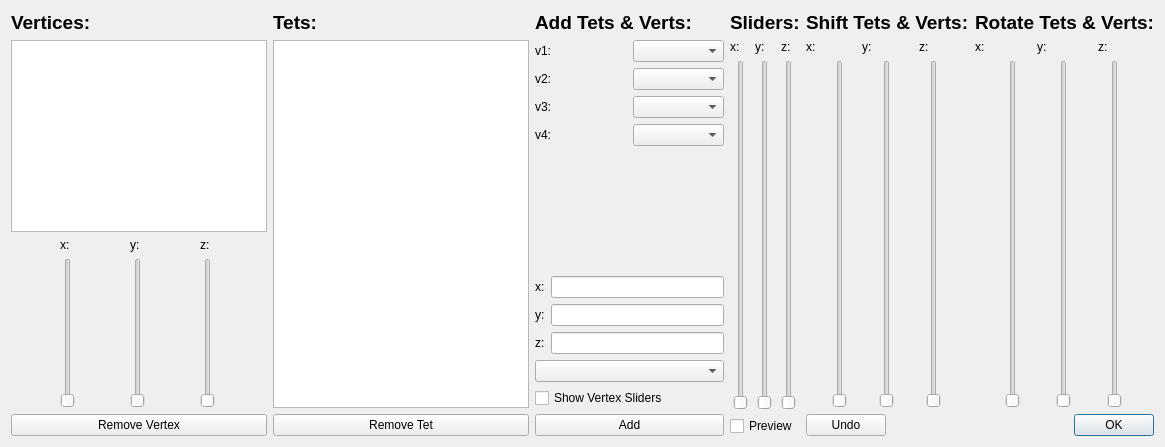
<?xml version="1.0" encoding="UTF-8"?>
<ui version="4.0">
 <class>AddTetDialog</class>
 <widget class="QDialog" name="AddTetDialog">
  <property name="geometry">
   <rect>
    <x>0</x>
    <y>0</y>
    <width>1165</width>
    <height>447</height>
   </rect>
  </property>
  <property name="windowTitle">
   <string>Dialog</string>
  </property>
  <layout class="QHBoxLayout" name="horizontalLayout_12">
   <item>
    <layout class="QVBoxLayout" name="verticalLayout_12">
     <item>
      <widget class="QLabel" name="label">
       <property name="text">
        <string>&lt;html&gt;&lt;head/&gt;&lt;body&gt;&lt;p&gt;&lt;span style=&quot; font-size:14pt; font-weight:600;&quot;&gt;Vertices:&lt;/span&gt;&lt;/p&gt;&lt;/body&gt;&lt;/html&gt;</string>
       </property>
      </widget>
     </item>
     <item>
      <widget class="QListWidget" name="listWidget">
       <property name="batchSize">
        <number>100</number>
       </property>
      </widget>
     </item>
     <item>
      <layout class="QHBoxLayout" name="horizontalLayout_7">
       <item>
        <layout class="QVBoxLayout" name="verticalLayout_5">
         <item>
          <widget class="QLabel" name="label_19">
           <property name="text">
            <string>x:</string>
           </property>
          </widget>
         </item>
         <item>
          <widget class="QSlider" name="verticalSlider_vertEditX">
           <property name="orientation">
            <enum>Qt::Vertical</enum>
           </property>
          </widget>
         </item>
        </layout>
       </item>
       <item>
        <layout class="QVBoxLayout" name="verticalLayout_7">
         <item>
          <widget class="QLabel" name="label_20">
           <property name="text">
            <string>y:</string>
           </property>
          </widget>
         </item>
         <item>
          <widget class="QSlider" name="verticalSlider_vertEditY">
           <property name="orientation">
            <enum>Qt::Vertical</enum>
           </property>
          </widget>
         </item>
        </layout>
       </item>
       <item>
        <layout class="QVBoxLayout" name="verticalLayout_9">
         <item>
          <widget class="QLabel" name="label_21">
           <property name="text">
            <string>z:</string>
           </property>
          </widget>
         </item>
         <item>
          <widget class="QSlider" name="verticalSlider_vertEditZ">
           <property name="orientation">
            <enum>Qt::Vertical</enum>
           </property>
          </widget>
         </item>
        </layout>
       </item>
      </layout>
     </item>
     <item>
      <widget class="QPushButton" name="pushButton_removeVert">
       <property name="text">
        <string>Remove Vertex</string>
       </property>
      </widget>
     </item>
    </layout>
   </item>
   <item>
    <layout class="QVBoxLayout" name="verticalLayout_6">
     <item>
      <widget class="QLabel" name="label_2">
       <property name="text">
        <string>&lt;html&gt;&lt;head/&gt;&lt;body&gt;&lt;p&gt;&lt;span style=&quot; font-size:14pt; font-weight:600;&quot;&gt;Tets:&lt;/span&gt;&lt;/p&gt;&lt;/body&gt;&lt;/html&gt;</string>
       </property>
      </widget>
     </item>
     <item>
      <widget class="QListWidget" name="listWidget_tets"/>
     </item>
     <item>
      <widget class="QPushButton" name="pushButton_removeTet">
       <property name="text">
        <string>Remove Tet</string>
       </property>
      </widget>
     </item>
    </layout>
   </item>
   <item>
    <layout class="QVBoxLayout" name="verticalLayout_21">
     <item>
      <widget class="QLabel" name="label_10">
       <property name="text">
        <string>&lt;html&gt;&lt;head/&gt;&lt;body&gt;&lt;p&gt;&lt;span style=&quot; font-size:14pt; font-weight:600;&quot;&gt;Add Tets &amp;amp; Verts:&lt;/span&gt;&lt;/p&gt;&lt;/body&gt;&lt;/html&gt;</string>
       </property>
       <property name="textFormat">
        <enum>Qt::AutoText</enum>
       </property>
      </widget>
     </item>
     <item>
      <layout class="QHBoxLayout" name="horizontalLayout_5">
       <item>
        <layout class="QVBoxLayout" name="verticalLayout_20">
         <item>
          <widget class="QLabel" name="label_6">
           <property name="text">
            <string>v1: </string>
           </property>
          </widget>
         </item>
         <item>
          <widget class="QLabel" name="label_7">
           <property name="text">
            <string>v2: </string>
           </property>
          </widget>
         </item>
         <item>
          <widget class="QLabel" name="label_8">
           <property name="text">
            <string>v3:</string>
           </property>
          </widget>
         </item>
         <item>
          <widget class="QLabel" name="label_9">
           <property name="text">
            <string>v4:</string>
           </property>
          </widget>
         </item>
        </layout>
       </item>
       <item>
        <layout class="QVBoxLayout" name="verticalLayout_19">
         <item>
          <widget class="QComboBox" name="comboBox"/>
         </item>
         <item>
          <widget class="QComboBox" name="comboBox_2"/>
         </item>
         <item>
          <widget class="QComboBox" name="comboBox_3"/>
         </item>
         <item>
          <widget class="QComboBox" name="comboBox_4"/>
         </item>
        </layout>
       </item>
      </layout>
     </item>
     <item>
      <spacer name="verticalSpacer">
       <property name="orientation">
        <enum>Qt::Vertical</enum>
       </property>
       <property name="sizeHint" stdset="0">
        <size>
         <width>20</width>
         <height>40</height>
        </size>
       </property>
      </spacer>
     </item>
     <item>
      <layout class="QHBoxLayout" name="horizontalLayout_2">
       <item>
        <layout class="QVBoxLayout" name="verticalLayout_2">
         <item>
          <widget class="QLabel" name="label_3">
           <property name="text">
            <string>x:</string>
           </property>
          </widget>
         </item>
         <item>
          <widget class="QLabel" name="label_4">
           <property name="text">
            <string>y:</string>
           </property>
          </widget>
         </item>
         <item>
          <widget class="QLabel" name="label_5">
           <property name="text">
            <string>z:</string>
           </property>
          </widget>
         </item>
        </layout>
       </item>
       <item>
        <layout class="QVBoxLayout" name="verticalLayout">
         <item>
          <widget class="QLineEdit" name="lineEdit">
           <property name="enabled">
            <bool>true</bool>
           </property>
           <property name="text">
            <string/>
           </property>
           <property name="alignment">
            <set>Qt::AlignRight|Qt::AlignTrailing|Qt::AlignVCenter</set>
           </property>
          </widget>
         </item>
         <item>
          <widget class="QLineEdit" name="lineEdit_2">
           <property name="text">
            <string/>
           </property>
           <property name="alignment">
            <set>Qt::AlignRight|Qt::AlignTrailing|Qt::AlignVCenter</set>
           </property>
          </widget>
         </item>
         <item>
          <widget class="QLineEdit" name="lineEdit_3">
           <property name="text">
            <string/>
           </property>
           <property name="alignment">
            <set>Qt::AlignRight|Qt::AlignTrailing|Qt::AlignVCenter</set>
           </property>
          </widget>
         </item>
        </layout>
       </item>
      </layout>
     </item>
     <item>
      <widget class="QComboBox" name="comboBox_9"/>
     </item>
     <item>
      <widget class="QCheckBox" name="checkBox_sliderShow">
       <property name="text">
        <string>Show Vertex Sliders</string>
       </property>
      </widget>
     </item>
     <item>
      <widget class="QPushButton" name="pushButton_add">
       <property name="text">
        <string>Add</string>
       </property>
      </widget>
     </item>
    </layout>
   </item>
   <item>
    <layout class="QVBoxLayout" name="verticalLayout_4">
     <item>
      <widget class="QLabel" name="label_15">
       <property name="text">
        <string>&lt;html&gt;&lt;head/&gt;&lt;body&gt;&lt;p&gt;&lt;span style=&quot; font-size:14pt; font-weight:600;&quot;&gt;Sliders:&lt;/span&gt;&lt;/p&gt;&lt;/body&gt;&lt;/html&gt;</string>
       </property>
      </widget>
     </item>
     <item>
      <layout class="QVBoxLayout" name="verticalLayout_3">
       <item>
        <layout class="QHBoxLayout" name="horizontalLayout_4">
         <item>
          <widget class="QLabel" name="label_16">
           <property name="text">
            <string>x:</string>
           </property>
          </widget>
         </item>
         <item>
          <widget class="QLabel" name="label_17">
           <property name="text">
            <string>y:</string>
           </property>
          </widget>
         </item>
         <item>
          <widget class="QLabel" name="label_18">
           <property name="text">
            <string>z:</string>
           </property>
          </widget>
         </item>
        </layout>
       </item>
       <item>
        <layout class="QHBoxLayout" name="horizontalLayout_3">
         <item>
          <widget class="QSlider" name="verticalSlider_x">
           <property name="orientation">
            <enum>Qt::Vertical</enum>
           </property>
          </widget>
         </item>
         <item>
          <widget class="QSlider" name="verticalSlider_y">
           <property name="orientation">
            <enum>Qt::Vertical</enum>
           </property>
          </widget>
         </item>
         <item>
          <widget class="QSlider" name="verticalSlider_z">
           <property name="orientation">
            <enum>Qt::Vertical</enum>
           </property>
          </widget>
         </item>
        </layout>
       </item>
      </layout>
     </item>
     <item>
      <widget class="QCheckBox" name="checkBox_vertPrev">
       <property name="text">
        <string>Preview</string>
       </property>
      </widget>
     </item>
    </layout>
   </item>
   <item>
    <layout class="QVBoxLayout" name="verticalLayout_11">
     <item>
      <layout class="QHBoxLayout" name="horizontalLayout_11">
       <item>
        <layout class="QVBoxLayout" name="verticalLayout_8">
         <item>
          <widget class="QLabel" name="label_11">
           <property name="text">
            <string>&lt;html&gt;&lt;head/&gt;&lt;body&gt;&lt;p&gt;&lt;span style=&quot; font-size:14pt; font-weight:600;&quot;&gt;Shift Tets &amp;amp; Verts:&lt;/span&gt;&lt;/p&gt;&lt;/body&gt;&lt;/html&gt;</string>
           </property>
          </widget>
         </item>
         <item>
          <layout class="QHBoxLayout" name="horizontalLayout_6">
           <item>
            <widget class="QLabel" name="label_14">
             <property name="text">
              <string>x:</string>
             </property>
            </widget>
           </item>
           <item>
            <widget class="QLabel" name="label_13">
             <property name="text">
              <string>y:</string>
             </property>
            </widget>
           </item>
           <item>
            <widget class="QLabel" name="label_12">
             <property name="text">
              <string>z:</string>
             </property>
            </widget>
           </item>
          </layout>
         </item>
         <item>
          <layout class="QHBoxLayout" name="horizontalLayout_8">
           <item>
            <widget class="QSlider" name="verticalSlider_transX">
             <property name="orientation">
              <enum>Qt::Vertical</enum>
             </property>
            </widget>
           </item>
           <item>
            <widget class="QSlider" name="verticalSlider_transY">
             <property name="orientation">
              <enum>Qt::Vertical</enum>
             </property>
            </widget>
           </item>
           <item>
            <widget class="QSlider" name="verticalSlider_transZ">
             <property name="orientation">
              <enum>Qt::Vertical</enum>
             </property>
            </widget>
           </item>
          </layout>
         </item>
        </layout>
       </item>
       <item>
        <layout class="QVBoxLayout" name="verticalLayout_10">
         <item>
          <widget class="QLabel" name="label_22">
           <property name="text">
            <string>&lt;html&gt;&lt;head/&gt;&lt;body&gt;&lt;p&gt;&lt;span style=&quot; font-size:14pt; font-weight:600;&quot;&gt;Rotate Tets &amp;amp; Verts:&lt;/span&gt;&lt;/p&gt;&lt;/body&gt;&lt;/html&gt;</string>
           </property>
          </widget>
         </item>
         <item>
          <layout class="QHBoxLayout" name="horizontalLayout_9">
           <item>
            <widget class="QLabel" name="label_23">
             <property name="text">
              <string>x:</string>
             </property>
            </widget>
           </item>
           <item>
            <widget class="QLabel" name="label_24">
             <property name="text">
              <string>y:</string>
             </property>
            </widget>
           </item>
           <item>
            <widget class="QLabel" name="label_25">
             <property name="text">
              <string>z:</string>
             </property>
            </widget>
           </item>
          </layout>
         </item>
         <item>
          <layout class="QHBoxLayout" name="horizontalLayout_10">
           <item>
            <widget class="QSlider" name="verticalSlider_rotateX">
             <property name="orientation">
              <enum>Qt::Vertical</enum>
             </property>
            </widget>
           </item>
           <item>
            <widget class="QSlider" name="verticalSlider_rotateY">
             <property name="orientation">
              <enum>Qt::Vertical</enum>
             </property>
            </widget>
           </item>
           <item>
            <widget class="QSlider" name="verticalSlider_rotateZ">
             <property name="orientation">
              <enum>Qt::Vertical</enum>
             </property>
            </widget>
           </item>
          </layout>
         </item>
        </layout>
       </item>
      </layout>
     </item>
     <item>
      <layout class="QHBoxLayout" name="horizontalLayout">
       <item>
        <widget class="QPushButton" name="pushButton_undo">
         <property name="text">
          <string>Undo</string>
         </property>
        </widget>
       </item>
       <item>
        <widget class="QDialogButtonBox" name="buttonBox">
         <property name="orientation">
          <enum>Qt::Horizontal</enum>
         </property>
         <property name="standardButtons">
          <set>QDialogButtonBox::Ok</set>
         </property>
        </widget>
       </item>
      </layout>
     </item>
    </layout>
   </item>
  </layout>
  <zorder></zorder>
  <zorder></zorder>
  <zorder></zorder>
  <zorder>layoutWidget</zorder>
 </widget>
 <resources/>
 <connections>
  <connection>
   <sender>buttonBox</sender>
   <signal>rejected()</signal>
   <receiver>AddTetDialog</receiver>
   <slot>reject()</slot>
   <hints>
    <hint type="sourcelabel">
     <x>809</x>
     <y>433</y>
    </hint>
    <hint type="destinationlabel">
     <x>286</x>
     <y>274</y>
    </hint>
   </hints>
  </connection>
  <connection>
   <sender>buttonBox</sender>
   <signal>accepted()</signal>
   <receiver>AddTetDialog</receiver>
   <slot>accept()</slot>
   <hints>
    <hint type="sourcelabel">
     <x>809</x>
     <y>433</y>
    </hint>
    <hint type="destinationlabel">
     <x>157</x>
     <y>274</y>
    </hint>
   </hints>
  </connection>
 </connections>
</ui>
